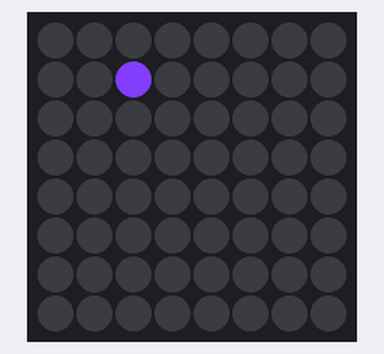
Recording of a program running on a simulated Raspberry Pi (BCM pin numbers) with a Sense HAT. Parts: the Sense HAT's 8×8 RGB LED matrix. Random numbers come from a fixed seed.

Above: at 0.07 s.
At 0.47 s:
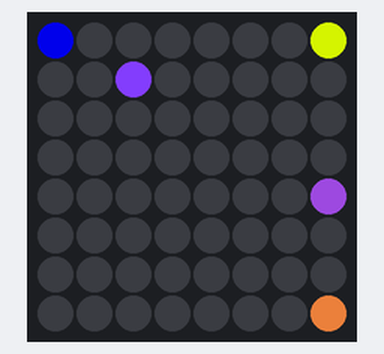
At 0.97 s:
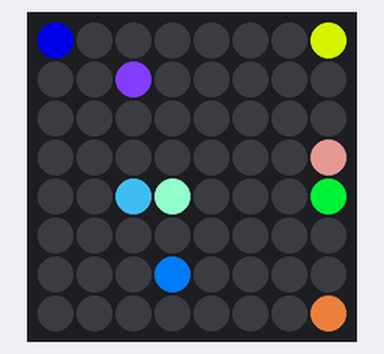
At 1.88 s:
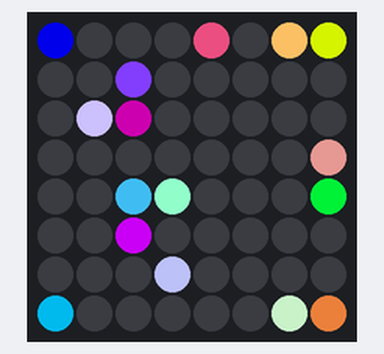
At 20.0 s:
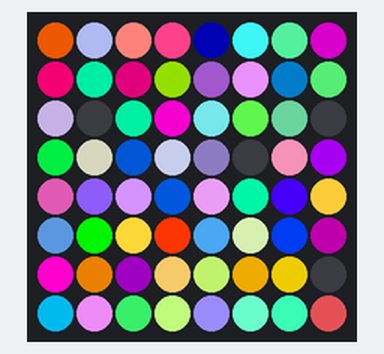
At 39.94 s:
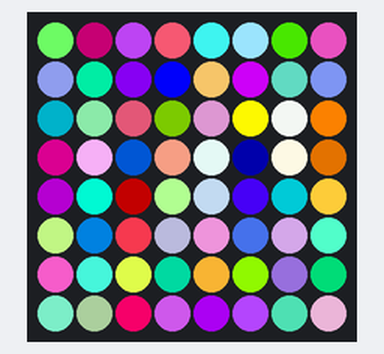

The program:

sparkles.py
```python
"""Creates random sparkle effects all over the sense hat"""

from sense_hat import SenseHat
from random import randint
from time import sleep

sense = SenseHat()

for x in range(8):
        for y in range(8):
            sense.set_pixel(x, y, 0, 0, 0)


while True:
    x = randint(0, 7)
    y = randint(0, 7)

    r = randint(0, 255)
    g = randint(0, 255)
    b = randint(0, 255)

    sense.set_pixel(x, y, r, g, b)
    sleep(0.1)
```
